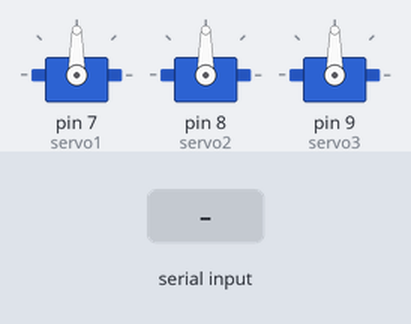
Simulated run of this sketch. Board: Arduino Uno, built with avr-gcc and run on an emulated ATmega328P. Shown: 3 × servo. The inputs (shaded band) are chosen by the test bench.

Above: at 1.2 s.
1.3 s: "1" received over Serial
At 2.2 s:
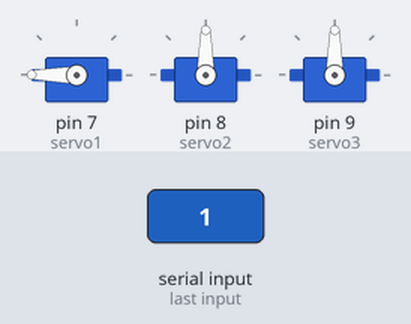
2.8 s: "2" received over Serial
At 5.5 s:
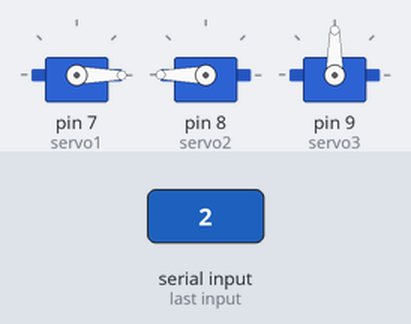
5.8 s: "3" received over Serial
At 8.0 s:
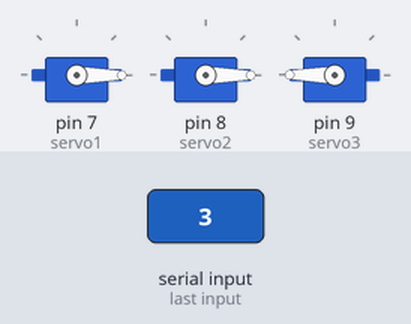
8.8 s: "1" received over Serial
At 11.5 s:
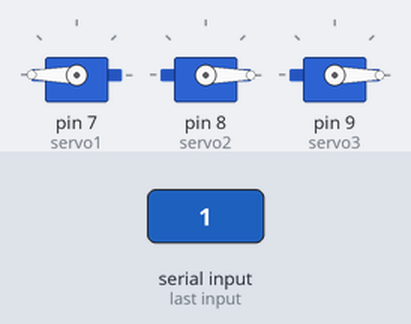
11.8 s: "2" received over Serial
At 13.8 s:
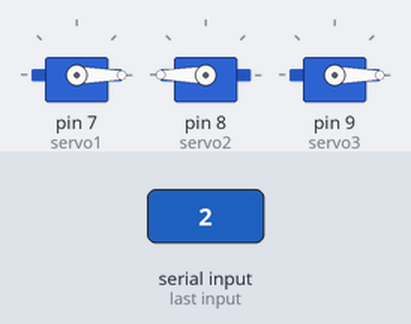
Timing chart, 0 to 17.8 s (numbered marks = the images above; inputs shaded):
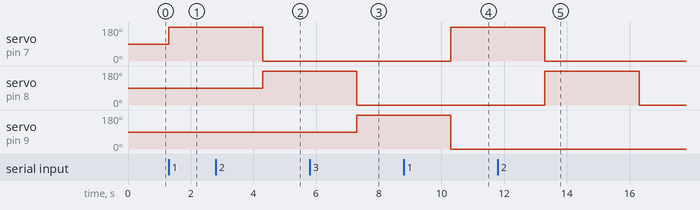

The sketch:

servo_trash.ino
```cpp
#include<Servo.h>
Servo servo1, servo2, servo3;
int value = 0;

void setup() {
  servo1.attach(7);
  servo2.attach(8);
  servo3.attach(9);
  Serial.begin(9600);
}

void loop() {
  if (Serial.available())
  {
    char in_data;
    in_data = Serial.read();
    if(in_data == '1')
    {
      value = 180;
      servo1.write(value);
      delay(3000);
      value=0;
      servo1.write(value);
    }
    else if(in_data == '2')
    {
      value = 180;
      servo2.write(value);
      delay(3000);
      value = 0;
      servo2.write(value);
    }
    else if(in_data == '3')
    {
      value = 180;
      servo3.write(value);
      delay(3000);
      value = 0;
      servo3.write(value);
    }
  }
}
```

Measured:
- after the input at 1.3 s, servo on pin 7 (servo1): 90° → 180° at once
- after the input at 2.8 s, servo on pin 8 (servo2): 90° → 180° after 1.5 s
- after the input at 5.8 s, servo on pin 9 (servo3): 90° → 180° after 1.5 s
- after the input at 8.8 s, servo on pin 7 (servo1): 0° → 180° after 1.5 s
- after the input at 11.8 s, servo on pin 8 (servo2): 0° → 180° after 1.5 s, → 0° 3.0 s later
